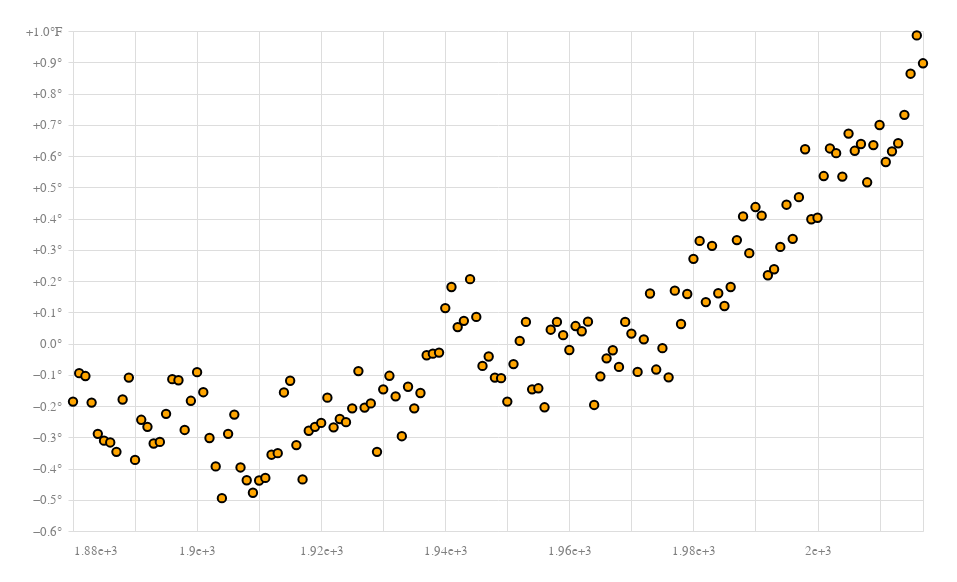

Notebook cell for this chart:
### Code cell
main_t.configure_axisX(ticks = False,
                           domain = False,
                           labelFont = 'Helvetica',
                           labelFontSize = 13,
                           labelColor='grey',
                           labelPadding = 13,
    
           ).configure_axisY(domain = False,
                             tickColor = 'light grey',
                             labelFont = 'Helvetica',
                             labelFontSize = 13,
                             labelColor='grey',
                             labelPadding = 7,
           )

### Figure 1 — Vega-Lite specification as saved in the notebook (floating-point values rounded to 4 significant figures; data arrays with more than 128 entries replaced by an {"elided": "..."} marker saying what was removed)
{"config": {"view": {"continuousWidth": 400, "continuousHeight": 300}, "axisX": {"domain": false, "labelColor": "grey", "labelFont": "Helvetica", "labelFontSize": 13, "labelPadding": 13, "ticks": false}, "axisY": {"domain": false, "labelColor": "grey", "labelFont": "Helvetica", "labelFontSize": 13, "labelPadding": 7, "tickColor": "light grey"}}, "data": {"name": "data-301a2140a3565a525504dfad98f52f6f"}, "mark": {"type": "point", "color": "black", "fill": "orange", "opacity": 1, "size": 70}, "background": "#FFFFFF", "encoding": {"x": {"type": "quantitative", "axis": {"format": "1", "values": [1880, 1890, 1900, 1910, 1920, 1930, 1940, 1950, 1960, 1970, 1980, 1990, 2000, 2010]}, "field": "Year", "scale": {"domain": [1880, 2017]}, "title": ""}, "y": {"type": "quantitative", "axis": {"labelExpr": "datum.value > 0 ?(datum.value == 1 ? toString(\"+\")+datum.label+toString(\"°F\") : toString(\"+\")+datum.label+toString(\"°\")): datum.label+toString(\"°\")", "values": [-0.6, -0.5, -0.4, -0.3, -0.2, -0.1, 0.0, 0.1, 0.2, 0.3, 0.4, 0.5, 0.6, 0.7, 0.8, 0.9, 1.0]}, "field": "ANN AVG", "title": ""}}, "height": 500, "padding": 25, "width": 850, "$schema": "https://vega.github.io/schema/vega-lite/v4.8.1.json", "datasets": {"data-301a2140a3565a525504dfad98f52f6f": {"elided": "138 records"}}}
